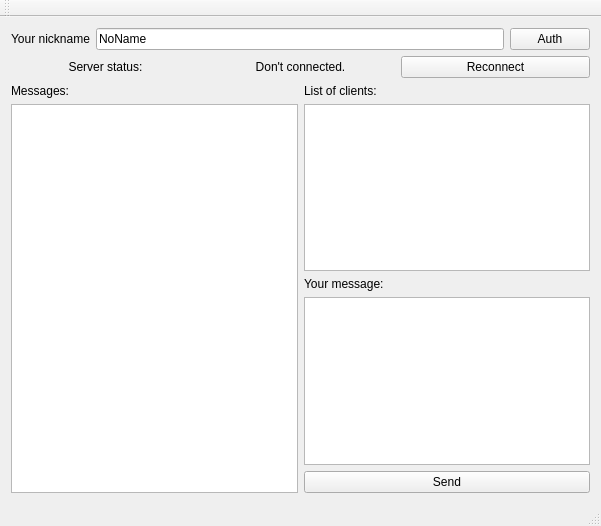
<?xml version="1.0" encoding="UTF-8"?>
<ui version="4.0">
 <class>MainWindow</class>
 <widget class="QMainWindow" name="MainWindow">
  <property name="geometry">
   <rect>
    <x>0</x>
    <y>0</y>
    <width>601</width>
    <height>526</height>
   </rect>
  </property>
  <property name="windowTitle">
   <string>MainWindow</string>
  </property>
  <widget class="QWidget" name="centralWidget">
   <layout class="QGridLayout" name="gridLayout">
    <item row="1" column="0">
     <layout class="QVBoxLayout" name="verticalLayout">
      <item>
       <layout class="QHBoxLayout" name="horizontalLayout">
        <item>
         <widget class="QLabel" name="label_info_nickname">
          <property name="text">
           <string>Your nickname</string>
          </property>
          <property name="alignment">
           <set>Qt::AlignCenter</set>
          </property>
         </widget>
        </item>
        <item>
         <widget class="QLineEdit" name="line_nickname">
          <property name="text">
           <string>NoName</string>
          </property>
         </widget>
        </item>
        <item>
         <widget class="QPushButton" name="button_auth">
          <property name="text">
           <string>Auth</string>
          </property>
         </widget>
        </item>
       </layout>
      </item>
      <item>
       <layout class="QHBoxLayout" name="horizontalLayout_3">
        <item>
         <widget class="QLabel" name="label_info_server_status">
          <property name="layoutDirection">
           <enum>Qt::LeftToRight</enum>
          </property>
          <property name="text">
           <string>Server status:</string>
          </property>
          <property name="alignment">
           <set>Qt::AlignCenter</set>
          </property>
         </widget>
        </item>
        <item>
         <widget class="QLabel" name="label_server_status">
          <property name="text">
           <string>Don't connected.</string>
          </property>
          <property name="alignment">
           <set>Qt::AlignCenter</set>
          </property>
         </widget>
        </item>
        <item>
         <widget class="QPushButton" name="button_reconnect">
          <property name="text">
           <string>Reconnect</string>
          </property>
         </widget>
        </item>
       </layout>
      </item>
      <item>
       <layout class="QHBoxLayout" name="horizontalLayout_2">
        <item>
         <layout class="QVBoxLayout" name="verticalLayout_2">
          <item>
           <widget class="QLabel" name="label_info_messages">
            <property name="text">
             <string>Messages:</string>
            </property>
           </widget>
          </item>
          <item>
           <widget class="QListWidget" name="list_messages">
            <property name="maximumSize">
             <size>
              <width>16777215</width>
              <height>16777215</height>
             </size>
            </property>
            <property name="spacing">
             <number>5</number>
            </property>
           </widget>
          </item>
         </layout>
        </item>
        <item>
         <layout class="QVBoxLayout" name="verticalLayout_3">
          <property name="sizeConstraint">
           <enum>QLayout::SetDefaultConstraint</enum>
          </property>
          <item>
           <widget class="QLabel" name="label_info_client_list">
            <property name="maximumSize">
             <size>
              <width>250</width>
              <height>16777215</height>
             </size>
            </property>
            <property name="text">
             <string>List of clients:</string>
            </property>
           </widget>
          </item>
          <item>
           <widget class="QListWidget" name="list_clients"/>
          </item>
          <item>
           <widget class="QLabel" name="label_info_message">
            <property name="text">
             <string>Your message:</string>
            </property>
           </widget>
          </item>
          <item>
           <widget class="QPlainTextEdit" name="text_message"/>
          </item>
          <item>
           <widget class="QPushButton" name="button_send">
            <property name="text">
             <string>Send</string>
            </property>
            <property name="shortcut">
             <string>Return</string>
            </property>
           </widget>
          </item>
         </layout>
        </item>
       </layout>
      </item>
     </layout>
    </item>
   </layout>
  </widget>
  <widget class="QMenuBar" name="menuBar">
   <property name="geometry">
    <rect>
     <x>0</x>
     <y>0</y>
     <width>601</width>
     <height>21</height>
    </rect>
   </property>
  </widget>
  <widget class="QToolBar" name="mainToolBar">
   <attribute name="toolBarArea">
    <enum>TopToolBarArea</enum>
   </attribute>
   <attribute name="toolBarBreak">
    <bool>false</bool>
   </attribute>
  </widget>
  <widget class="QStatusBar" name="statusBar"/>
 </widget>
 <layoutdefault spacing="6" margin="11"/>
 <resources/>
 <connections/>
</ui>
